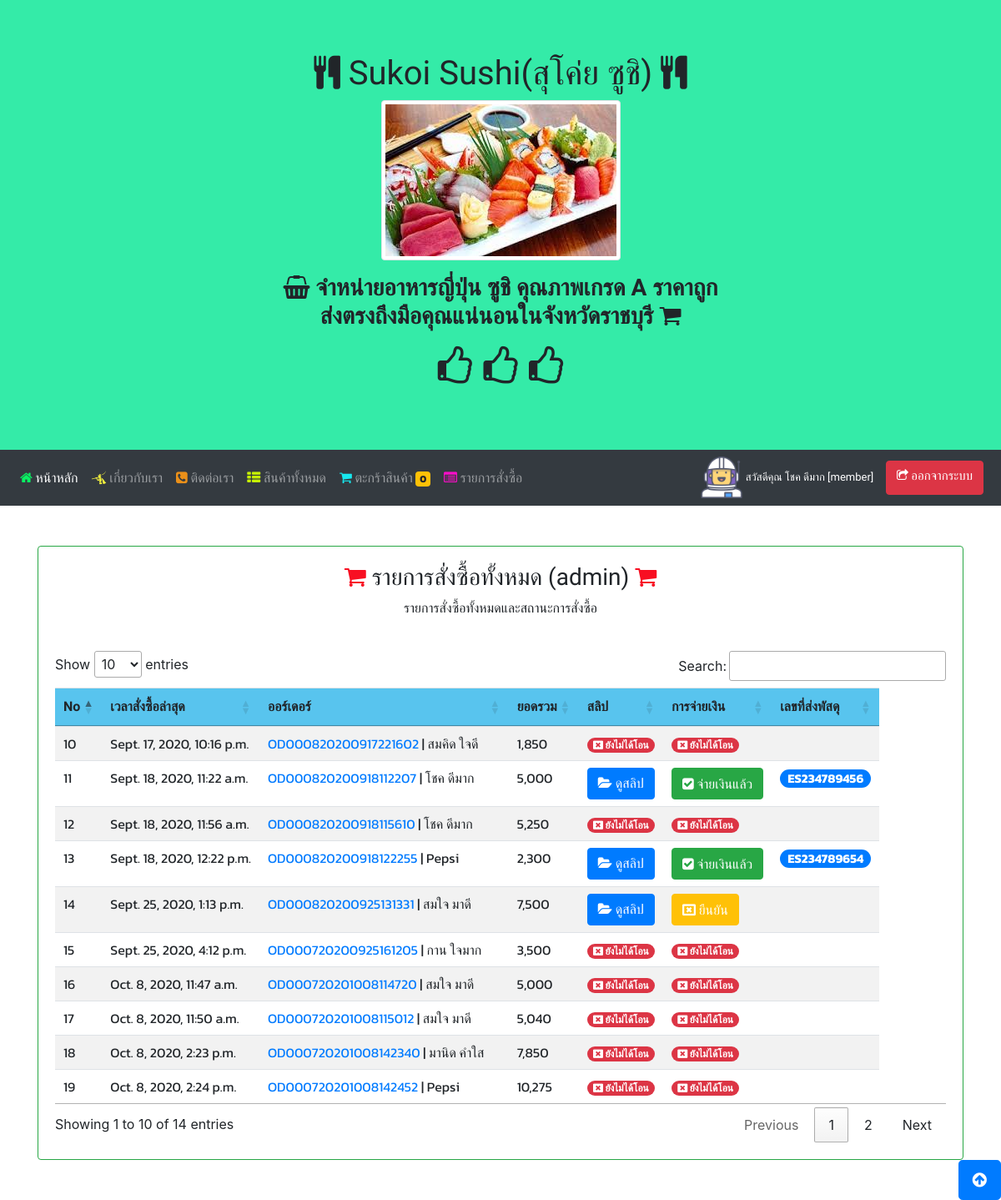
The page /allorderlist/ (signed in) on the database its author committed.
### myapp/models.py (models this page shows, shortened)
class Profile(models.Model):
    user = models.OneToOneField(User, on_delete=models.CASCADE)
    photo = models.ImageField(upload_to="photoProfile", null=True, default='default.png')
    usertype = models.CharField(max_length=100, default='member')
    cartquan = models.IntegerField(default=0)

class OrderPending(models.Model):
     orderid = models.CharField(max_length=100)
     user = models.ForeignKey(User,on_delete=models.CASCADE)
     name = models.CharField(max_length=100)
     tel = models.CharField(max_length=100)
     address = models.TextField()
     shipping = models.CharField(max_length=100)
     payment = models.CharField(max_length=100)
     other = models.TextField(null=True, blank=True)
     stamp = models.DateTimeField(auto_now_add=True, blank=True, null=True)
     paid = models.BooleanField(default=False)
     slip = models.ImageField(upload_to="slip", null=True, blank=True)
     sliptime = models.CharField(max_length=100, null=True, blank=True)
     paymentid = models.CharField(max_length=100, null=True, blank=True)
     trackingnumber = models.CharField(max_length=100, null=True, blank=True)

### myapp/views.py (the view)
# urls.py: path('allorderlist/', AllOrderListPage, name='allorderlist-page'),
def AllOrderListPage(request):
	context = {}
	order = OrderPending.objects.all()
	for od in order:
		orderid = od.orderid
		odlist = OrderList.objects.filter(orderid=orderid)
		total = sum([c.total for c in odlist])
		od.total = total
		paginator = Paginator(order,15)
		page = request.GET.get('page')
		order = paginator.get_page(page)
		context['allorder'] = order
	return render(request, 'myapp/allorderlist.html', context)

### myapp/templates/myapp/allorderlist.html
{% extends 'myapp/base.html' %}
{% load humanize %}
{% block content %}
  <div class="card border border-success">
    <div class="card-body">
      <h3 class="f-h1 text-center"><i class="fa fa-shopping-cart" style="color:rgb(248, 15, 34)"></i> รายการสั่งซื้อทั้งหมด (admin) <i class="fa fa-shopping-cart" style="color:rgb(248, 15, 34)"></i></h3>
       <p class="f-h3 text-center">รายการสั่งซื้อทั้งหมดและสถานะการสั่งซื้อ</p>
        <br>
      <table class="table table-striped table-responsive" id="myTable">
            <thead>
              <tr style= "background: rgb(88, 196, 238)" class="text-center" >
                <th scope="col" class="f-h1">No</th>
                <th scope="col" class="f-h1">เวลาสั่งซื้อล่าสุด</th>
                <th scope="col" class="f-h1">ออร์เดอร์</th>
                <th scope="col" class="f-h1">ยอดรวม</th>
                <th scope="col" class="f-h1">สลิป</th>
                <th scope="col" class="f-h1">การจ่ายเงิน</th>
                <th scope="col" class="f-h1">เลขที่ส่งพัสดุ</th>
              </tr>
            </thead>
            <tbody>
              <tr >
                {% for od in allorder %}
                    <td class="f-h3">{{ od.id }}</td>
                    <td class="f-h3">{{ od.stamp}}</td>
                    <td class="f-h3"><a href="{% url 'updatetracking' od.orderid  %}"> {{ od.orderid }} </a> | {{ od.name }}</td>
                    <td class="f-h3">{{ od.total | intcomma }}</td>
                    <td class="f-h3">
                        {% if  od.slip %}
                            <a href="{{ od.slip.url }}" class="btn btn-primary f-h1"><i class="fa fa-folder-open" ></i> ดูสลิป</a>
                        {% else %}
                            <span class="badge badge-pill badge-danger"> <i class="fa fa-window-close"></i> ยังไม่ได้โอน</span>
                        {% endif %}
                    </td>
                    <td class="f-h3">
                        {% if od.paid and od.slip %}
                          <a href="{% url 'updatestatus' od.orderid 'cancel' %}" class="btn btn-success"><i class="fa fa-check-square" ></i> จ่ายเงินแล้ว</a>
                        {% elif od.paid == False and not od.slip %}
                        <span class="badge badge-pill badge-danger"> <i class="fa fa-window-close"></i> ยังไม่ได้โอน</span>
                        {% else %}
                           <a href="{% url 'updatestatus' od.orderid 'confirm' %}" class="btn btn-warning text-white"><i class="fa fa-window-close-o"></i> ยืนยัน</a>
                        {% endif %}
                    </td>
                    <td class="f-h3">
                        {% if od.trackingnumber != none %}
                        <span class="badge badge-pill badge-primary" style="font-size: 15px;">{{ od.trackingnumber }}</span>
                        {% endif %}
                    </td>
              </tr>
              {% endfor %}
            </tbody>
          </table>
    </div>
  </div>
{% endblock content %}

### myapp/templates/myapp/base.html (shortened to what this page needs)
{% load static %}
{% load humanize %}
<!DOCTYPE html>
<html lang="en">
<head>
	<link rel="stylesheet" href="https://maxcdn.bootstrapcdn.com/bootstrap/4.5.0/css/bootstrap.min.css">
	<link href="https://stackpath.bootstrapcdn.com/font-awesome/4.7.0/css/font-awesome.min.css" rel="stylesheet">
	<link rel="stylesheet" href="{% static 'css/style.css' %}">
	<link rel="stylesheet" href="https://cdn.datatables.net/1.10.22/css/jquery.dataTables.min.css">
</head>
<body>
<div class="jumbotron jumbotron-fluid text-center" style="margin-bottom: 0; background-color:#34eba8">
	<h1 class="f-h1"> <i class="fa fa-cutlery" aria-hidden="true"></i>
		Sukoi Sushi(สุโค่ย ซูชิ) <i class="fa fa-cutlery" aria-hidden="true"></i>
	</h1>
	<img src="/media/products/444.jpg" class="img-thumbnail" alt="Cinque Terre" >
	<h3 class="mt-3 f-h1"><b>
		<i class="fa fa-shopping-basket" aria-hidden="true"></i>
		จำหน่ายอาหารญี่ปุ่น ซูชิ คุณภาพเกรด A ราคาถูก <br>
		ส่งตรงถึงมือคุณแน่นอนในจังหวัดราชบุรี  <i class="fa fa-shopping-cart" aria-hidden="true"></i>
	</b>
	</h3>
		<div class="text-center" style="font-size: 3rem;">
			<i class="fa fa-thumbs-o-up" aria-hidden="true"></i>
			<i class="fa fa-thumbs-o-up" aria-hidden="true"></i>
			<i class="fa fa-thumbs-o-up" aria-hidden="true"></i>
		</div>
</div>
<nav class="navbar navbar-expand-sm bg-dark navbar-dark">
	<ul class="navbar-nav " style="font-size: 1rem;">
	  <li class="nav-item active">
		<a class="nav-link f-h3" href="{% url 'home-page' %}"><i class="fa fa-home"  style="color:rgb(9, 241, 98)" ></i> หน้าหลัก</a>
	  </li>
	  <li class="nav-item">
		<a class="nav-link f-h3" href="{% url 'about-page' %}"><i class="fa fa-pied-piper-alt"  style="color:rgb(248, 245, 62)"></i> เกี่ยวกับเรา</a>
	  </li>
	  <li class="nav-item">
		<a class="nav-link f-h3" href="{% url 'contact-page' %}"><i class="fa fa-phone-square"  style="color:rgb(235, 144, 25)"></i> ติดต่อเรา</a>
	  </li>
	  <li class="nav-item">
		<a class="nav-link f-h3" href="{% url 'allproduct-page' %}"><i class="fa fa-th-list"  style="color:rgb(198, 241, 4)"></i> สินค้าทั้งหมด</a>
	  </li>
	  {% if user.is_authenticated and user.profile.usertype == 'member' %}
	  <li class="nav-item">
		<a class="nav-link f-h3" href="{% url 'mycart-page' %}"><i class="fa fa-shopping-cart"  style="color:rgb(23, 231, 238)"></i>
			ตะกร้าสินค้า
			<span class="badge badge-warning">{{ user.profile.cartquan }}</span>
		</a>
	  </li>
	  <li class="nav-item">
		<a class="nav-link f-h3" href="{% url 'orderlist-page' %}"><i class="fa fa-list-alt"  style="color:rgb(250, 14, 199)"></i>
				รายการสั่งซื้อ
		</a>
	  </li>
	  {% endif %}
	</ul>
	<ul class="nav navbar-nav ml-auto" style="font-size: 15px;">
		{% if user.is_authenticated %}
		<img src="{{user.profile.photo.url}}" width="50" height="50" class="roundded-circle"> &nbsp;
		<p class="f-h1 text-white" style="margin-top: 15px; font-size:13px;">สวัสดีคุณ {{ user.first_name}} {{user.last_name}} [{{ user.profile.usertype}}] &nbsp&nbsp </p>
		<a class="btn btn-danger f-h3" style=" margin:5px; font-size:15px;" href="{% url 'logout' %}"><i class="fa fa-share-square-o"></i> ออกจากระบบ</a>
		{% endif %}
	  </ul>
  </nav>
<div class="container mt-5">
		{% block content %}
		{% endblock content %}
</div>
<div style="text-align: right">
	<a href="#" id="back-to-top" class="btn btn-primary btn-lg" role="button" title="Click to return on the top page" data-toggle="tooltip"><i class="fa fa-arrow-circle-up"></i></a>
</div>
</body>
</html>

### myapp/static/css/style.css (style rules this page uses)
.f-h1 { font-family: 'Chonburi', cursive; }
.f-h3 { font-family: 'Kanit', sans-serif; }

### rows shown on the page
OrderPending: id "10", stamp "Sept. 17, 2020, 10:16 p.m.", orderid "OD000820200917221602", name "สมคิด ใจดี", total "1,850", slip "ยังไม่ได้โอน", paid False (drawn)
OrderPending: id "11", stamp "Sept. 18, 2020, 11:22 a.m.", orderid "OD000820200918112207", name "โชค ดีมาก", total "5,000", paid True (drawn), trackingnumber "ES234789456"
OrderPending: id "12", stamp "Sept. 18, 2020, 11:56 a.m.", orderid "OD000820200918115610", name "โชค ดีมาก", total "5,250", slip "ยังไม่ได้โอน", paid False (drawn)
OrderPending: id "13", stamp "Sept. 18, 2020, 12:22 p.m.", orderid "OD000820200918122255", name "Pepsi", total "2,300", paid True (drawn), trackingnumber "ES234789654"
OrderPending: id "14", stamp "Sept. 25, 2020, 1:13 p.m.", orderid "OD000820200925131331", name "สมใจ มาดี", total "7,500", paid False (drawn)
OrderPending: id "15", stamp "Sept. 25, 2020, 4:12 p.m.", orderid "OD000720200925161205", name "กาน ใจมาก", total "3,500", slip "ยังไม่ได้โอน", paid False (drawn)
OrderPending: id "16", stamp "Oct. 8, 2020, 11:47 a.m.", orderid "OD000720201008114720", name "สมใจ มาดี", total "5,000", slip "ยังไม่ได้โอน", paid False (drawn)
OrderPending: id "17", stamp "Oct. 8, 2020, 11:50 a.m.", orderid "OD000720201008115012", name "สมใจ มาดี", total "5,040", slip "ยังไม่ได้โอน", paid False (drawn)
OrderPending: id "18", stamp "Oct. 8, 2020, 2:23 p.m.", orderid "OD000720201008142340", name "มานิด คำใส", total "7,850", slip "ยังไม่ได้โอน", paid False (drawn)
OrderPending: id "19", stamp "Oct. 8, 2020, 2:24 p.m.", orderid "OD000720201008142452", name "Pepsi", total "10,275", slip "ยังไม่ได้โอน", paid False (drawn)

### other values the page prints
{{ user.profile.cartquan }} "0"
{{ user.first_name }} "โชค"
{{ user.last_name }} "ดีมาก"
{{ user.profile.usertype }} "member"
